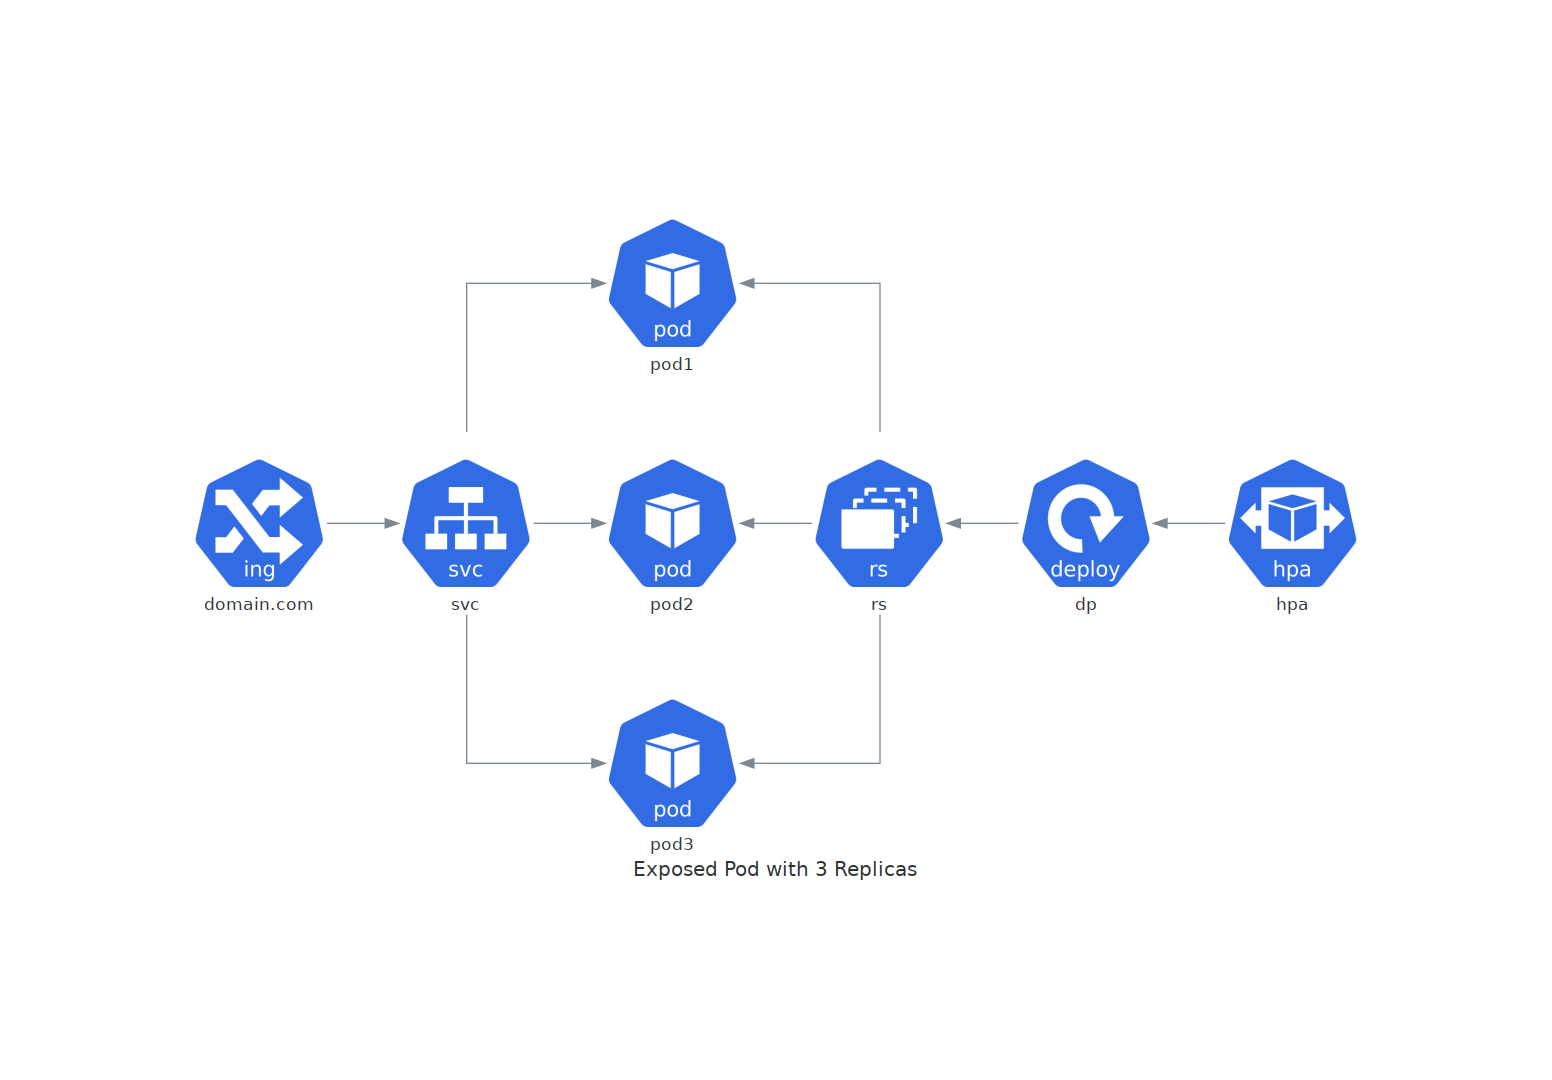

This chart was generated by the following Python code:
from diagrams import Diagram
from diagrams.k8s.clusterconfig import HPA
from diagrams.k8s.compute import Deployment, Pod, ReplicaSet
from diagrams.k8s.network import Ingress, Service

with Diagram("Exposed Pod with 3 Replicas", show=False, filename="k8s", outformat="png"):
    net = Ingress("domain.com") >> Service('svc')
    net >> [Pod("pod1"),
            Pod("pod2"),
            Pod("pod3")] << ReplicaSet("rs") << Deployment("dp") << HPA("hpa")
